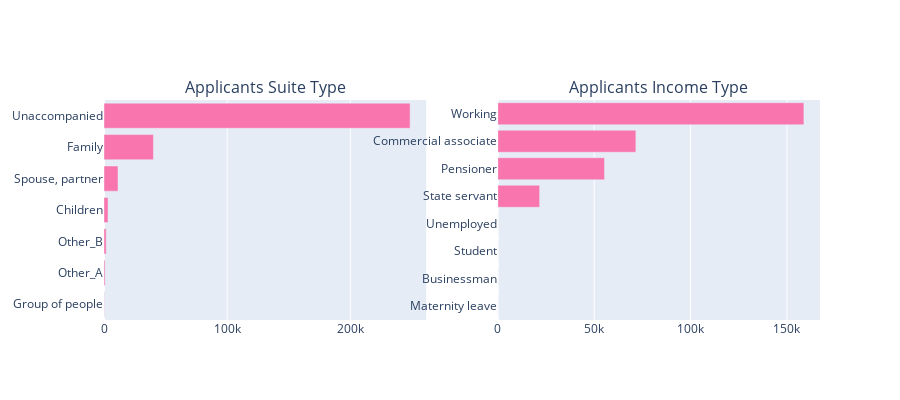

The code cell stored with this chart in its notebook:
### Markdown cell above
#### Who accompanied the clients when they came to file the application ?
Vast majority of them were unaccompanied(80%). Around 13% were accompanied by family
- Unaccompanined (about 248K applicants) 
- Family (about 40K applicants)  
- Spouse, partner (about 11K applicants) 

#### What are their income types ?
- Working Class (158K)
- Commercial Associate (71K)
- Pensiner (55K)

### Code cell
#### Who accompanied the clients when they came to file the application ?
tr0 = bar_hor(app_train, "NAME_TYPE_SUITE", "Distribution of CODE_GENDER Variable" ,"#f975ae", w=700, lm=100, return_trace= True)
tr1 = bar_hor(app_train, "NAME_INCOME_TYPE", "Distribution of CODE_GENDER Variable" ,"#f975ae", w=700, lm=100, return_trace= True)

fig = tools.make_subplots(rows=1, cols=2, print_grid=False, subplot_titles = ['Applicants Suite Type' , 'Applicants Income Type'])
fig.append_trace(tr0, 1, 1);
fig.append_trace(tr1, 1, 2);
fig['layout'].update(height=400, showlegend=False, margin=dict(l=100));
iplot(fig);

### Figure 1 — Plotly figure (JSON) as saved in the notebook; plotly's stock layout.template omitted (floating-point values rounded to 4 significant figures)
{"data": [{"marker": {"color": "#f975ae"}, "orientation": "h", "type": "bar", "x": [271, 866, 1770, 3267, 11370, 40149, 248526], "xaxis": "x", "y": ["Group of people", "Other_A", "Other_B", "Children", "Spouse, partner", "Family", "Unaccompanied"], "yaxis": "y"}, {"marker": {"color": "#f975ae"}, "orientation": "h", "type": "bar", "x": [5, 10, 18, 22, 21703, 55362, 71617, 158774], "xaxis": "x2", "y": ["Maternity leave", "Businessman", "Student", "Unemployed", "State servant", "Pensioner", "Commercial associate", "Working"], "yaxis": "y2"}], "layout": {"annotations": [{"font": {"size": 16}, "showarrow": false, "text": "Applicants Suite Type", "x": 0.225, "xanchor": "center", "xref": "paper", "y": 1, "yanchor": "bottom", "yref": "paper"}, {"font": {"size": 16}, "showarrow": false, "text": "Applicants Income Type", "x": 0.775, "xanchor": "center", "xref": "paper", "y": 1, "yanchor": "bottom", "yref": "paper"}], "height": 400, "margin": {"l": 100}, "showlegend": false, "xaxis": {"anchor": "y", "domain": [0, 0.45]}, "xaxis2": {"anchor": "y2", "domain": [0.55, 1]}, "yaxis": {"anchor": "x", "domain": [0, 1]}, "yaxis2": {"anchor": "x2", "domain": [0, 1]}}}
